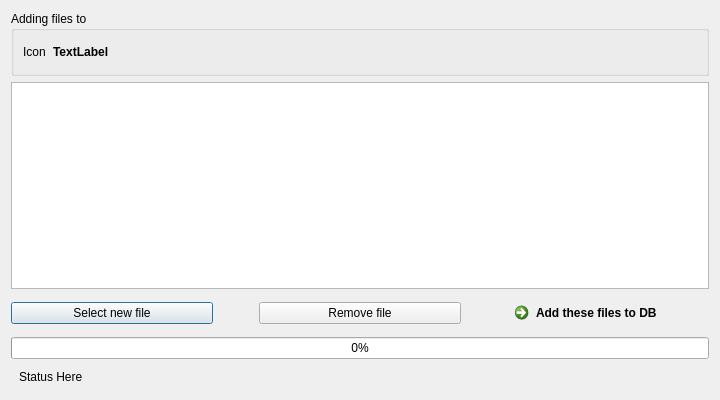
<?xml version="1.0" encoding="UTF-8"?>
<ui version="4.0">
 <class>DialogAddNewFile</class>
 <widget class="QDialog" name="DialogAddNewFile">
  <property name="geometry">
   <rect>
    <x>0</x>
    <y>0</y>
    <width>720</width>
    <height>400</height>
   </rect>
  </property>
  <property name="minimumSize">
   <size>
    <width>720</width>
    <height>0</height>
   </size>
  </property>
  <property name="windowTitle">
   <string>Dialog</string>
  </property>
  <layout class="QVBoxLayout" name="verticalLayout">
   <item>
    <widget class="QGroupBox" name="groupBox">
     <property name="title">
      <string>Adding files to</string>
     </property>
     <layout class="QHBoxLayout" name="horizontalLayout">
      <item>
       <widget class="QLabel" name="labelTargetFolderIcon">
        <property name="minimumSize">
         <size>
          <width>24</width>
          <height>24</height>
         </size>
        </property>
        <property name="text">
         <string>Icon</string>
        </property>
       </widget>
      </item>
      <item>
       <widget class="QLabel" name="labelTargetFolder">
        <property name="font">
         <font>
          <bold>true</bold>
         </font>
        </property>
        <property name="text">
         <string>TextLabel</string>
        </property>
       </widget>
      </item>
      <item>
       <spacer name="horizontalSpacer_3">
        <property name="orientation">
         <enum>Qt::Horizontal</enum>
        </property>
        <property name="sizeHint" stdset="0">
         <size>
          <width>40</width>
          <height>20</height>
         </size>
        </property>
       </spacer>
      </item>
     </layout>
    </widget>
   </item>
   <item>
    <widget class="QTableView" name="tableView">
     <property name="editTriggers">
      <set>QAbstractItemView::NoEditTriggers</set>
     </property>
     <property name="alternatingRowColors">
      <bool>true</bool>
     </property>
     <property name="selectionMode">
      <enum>QAbstractItemView::ExtendedSelection</enum>
     </property>
     <property name="selectionBehavior">
      <enum>QAbstractItemView::SelectRows</enum>
     </property>
    </widget>
   </item>
   <item>
    <layout class="QHBoxLayout" name="layoutControls">
     <item>
      <widget class="QPushButton" name="buttonSelectNewFile">
       <property name="maximumSize">
        <size>
         <width>240</width>
         <height>16777215</height>
        </size>
       </property>
       <property name="text">
        <string>Select new file</string>
       </property>
      </widget>
     </item>
     <item>
      <spacer name="horizontalSpacer">
       <property name="orientation">
        <enum>Qt::Horizontal</enum>
       </property>
       <property name="sizeType">
        <enum>QSizePolicy::Fixed</enum>
       </property>
       <property name="sizeHint" stdset="0">
        <size>
         <width>40</width>
         <height>20</height>
        </size>
       </property>
      </spacer>
     </item>
     <item>
      <widget class="QPushButton" name="buttonRemoveFile">
       <property name="maximumSize">
        <size>
         <width>240</width>
         <height>16777215</height>
        </size>
       </property>
       <property name="text">
        <string>Remove file</string>
       </property>
      </widget>
     </item>
     <item>
      <spacer name="horizontalSpacer_2">
       <property name="orientation">
        <enum>Qt::Horizontal</enum>
       </property>
       <property name="sizeType">
        <enum>QSizePolicy::Fixed</enum>
       </property>
       <property name="sizeHint" stdset="0">
        <size>
         <width>40</width>
         <height>20</height>
        </size>
       </property>
      </spacer>
     </item>
     <item>
      <widget class="QCommandLinkButton" name="commandLinkButton">
       <property name="maximumSize">
        <size>
         <width>240</width>
         <height>16777215</height>
        </size>
       </property>
       <property name="text">
        <string>Add these files to DB</string>
       </property>
      </widget>
     </item>
    </layout>
   </item>
   <item>
    <widget class="QProgressBar" name="progressBar">
     <property name="value">
      <number>0</number>
     </property>
    </widget>
   </item>
   <item>
    <widget class="QLabel" name="labelStatus">
     <property name="styleSheet">
      <string notr="true">QLabel
 {
padding:  5px 5px 5px 5px;
}</string>
     </property>
     <property name="text">
      <string>Status Here</string>
     </property>
    </widget>
   </item>
  </layout>
 </widget>
 <resources/>
 <connections/>
</ui>
